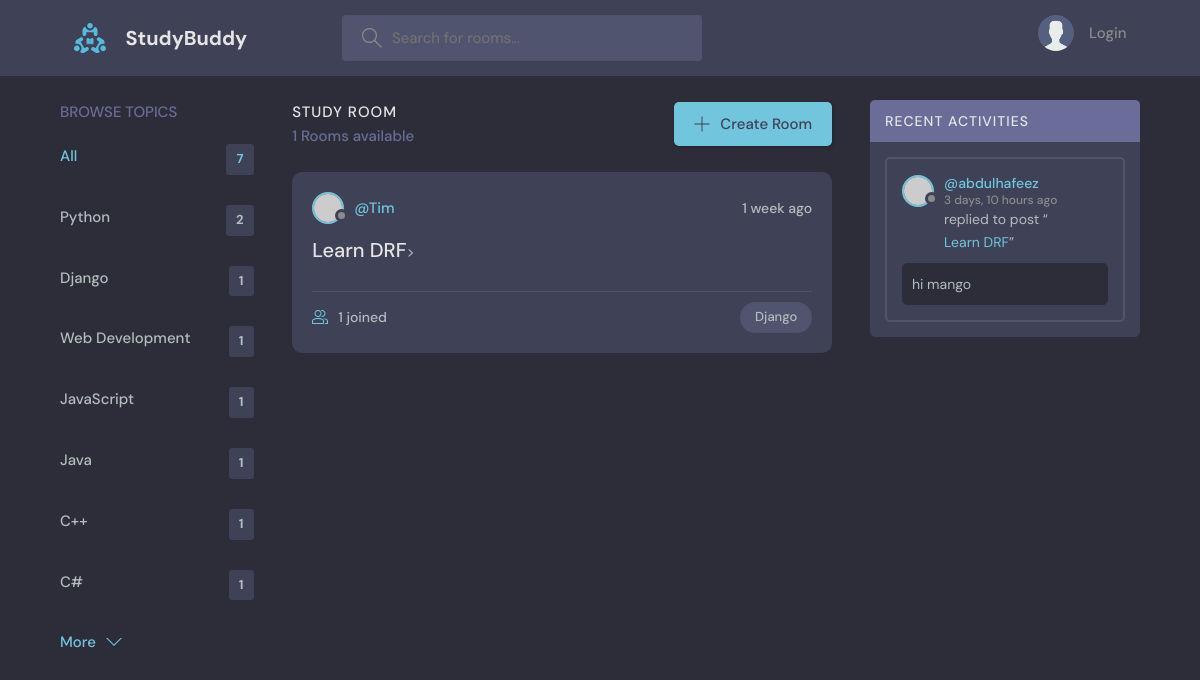
Screenshot of /?q=Django with the database file from the repository.
### base/models.py (models this page shows, shortened)
class Topic(models.Model):
    name = models.CharField(max_length=200)

class Room(models.Model):
    host = models.ForeignKey(User, on_delete=models.SET_NULL, null=True)
    topic = models.ForeignKey(Topic, on_delete=models.SET_NULL, null=True)
    name = models.CharField(max_length=200)
    description = models.TextField(null=True, blank=True)
    participants = models.ManyToManyField(User, related_name='participants', blank=True)
    updated = models.DateTimeField(auto_now=True)
    created = models.DateTimeField(auto_now_add=True)
    class Meta:
        ordering = ["-updated", "-created"]
    def __str__(self):
        return self.name

class Message(models.Model):
    user = models.ForeignKey(User, on_delete=models.CASCADE)
    room = models.ForeignKey(Room, on_delete=models.CASCADE)
    body = models.TextField()
    updated = models.DateTimeField(auto_now=True)
    created = models.DateTimeField(auto_now_add=True)
    class Meta:
        ordering = ["-updated", "-created"]

### base/views.py (the view)
# urls.py: path('', views.home, name='home'),
def home(request):
    q = request.GET.get('q') if request.GET.get('q') is not None else ''
    rooms = Room.objects.filter(
        Q(topic__name__icontains=q) |
        Q(name__icontains=q) |
        Q(description__icontains=q)
    )
    topics = Topic.objects.all()
    room_count = rooms.count()
    room_messages = Message.objects.filter(Q(room__topic__name__icontains=q))
    context = {'rooms': rooms, 'topics': topics, 'room_count': room_count, 'room_messages': room_messages}
    return render(request, 'base/home.html', context)

### base/templates/base/home.html (shortened to what this page needs)
{% extends 'main.html' %}
  {% block content %}
    <main class="layout layout--3">
      <div class="container">
        {% include 'base/topics_component.html' %}
        <div class="roomList">
          <div class="roomList__header">
            <div>
              <h2>Study Room</h2>
              <p>{{room_count}} Rooms available</p>
            </div>
            <a class="btn btn--main" href="{% url 'create-room' %}">
              <svg version="1.1" xmlns="http://www.w3.org/2000/svg" width="32" height="32" viewBox="0 0 32 32">
                <title>add</title>
                <path
                  d="M16.943 0.943h-1.885v14.115h-14.115v1.885h14.115v14.115h1.885v-14.115h14.115v-1.885h-14.115v-14.115z"
                ></path>
              </svg>
              Create Room
            </a>
          </div>
          {% include 'base/feed_component.html' %}
        </div>
        {% include 'base/activity_component.html' %}
      </div>
    </main>
  {% endblock %}

### base/templates/base/topics_component.html
<div class="topics">
          <div class="topics__header">
            <h2>Browse Topics</h2>
          </div>
          <ul class="topics__list">
            <li>
              <a href="{% url 'home' %}" class="active">All <span>{{topics.count}}</span></a>
            </li>
              {% for topic in topics %}
            <li>
              <a href="{% url 'home' %}?q={{topic.name}}">{{topic.name}} <span>{{topic.room_set.all.count}}</span></a>
            </li>
              {% endfor %}
          </ul>
          <a class="btn btn--link" href="topics.html">
            More
            <svg version="1.1" xmlns="http://www.w3.org/2000/svg" width="32" height="32" viewBox="0 0 32 32">
              <title>chevron-down</title>
              <path d="M16 21l-13-13h-3l16 16 16-16h-3l-13 13z"></path>
            </svg>
          </a>
</div>

### base/templates/base/feed_component.html (shortened to what this page needs)
 {% for room in rooms %}
<div class="roomListRoom">
            <div class="roomListRoom__header">
              <a href="{% url 'user-profile' room.host.id %}" class="roomListRoom__author">
                <div class="avatar avatar--small">
                  <img src="https://randomuser.me/api/portraits/women/11.jpg" />
                </div>
                <span>@{{room.host.username}}</span>
              </a>
              <div class="roomListRoom__actions">
                <span>{{room.created|timesince}} ago</span>
              </div>
            </div>
            <div class="roomListRoom__content">
              <a href="{% url 'room' room.id %}">{{room.name}}</a>>
            </div>
            <div class="roomListRoom__meta">
              <a href="{% url 'room' room.id %}" class="roomListRoom__joined">
                {{room.participants.all.count}} joined
              </a>
              <p class="roomListRoom__topic">{{room.topic.name}}</p>
            </div>
          </div>
  {% endfor %}

### base/templates/base/activity_component.html (shortened to what this page needs)
<div class="activities">
          <div class="activities__header">
            <h2>Recent Activities</h2>
          </div>
            {% for message in room_messages %}
          <div class="activities__box">
            <div class="activities__boxHeader roomListRoom__header">
              <a href="{% url 'user-profile' message.user.id %}" class="roomListRoom__author">
                <div class="avatar avatar--small">
                  <img src="https://randomuser.me/api/portraits/women/11.jpg" />
                </div>
                <p>
                  @{{message.user}}
                  <span>{{message.created|timesince}} ago</span>
                </p>
              </a>
            </div>
            <div class="activities__boxContent">
              <p>replied to post “<a href="{% url 'room' message.room.id %}">{{message.room}}</a>”</p>
              <div class="activities__boxRoomContent">
              {{message.body}}
              </div>
            </div>
          </div>
        {% endfor %}
        </div>

### rows the page displays
Topic: name "Python", room_set.all.count "2"
Topic: name "Django", room_set.all.count "1"
Topic: name "Web Development", room_set.all.count "1"
Topic: name "JavaScript", room_set.all.count "1"
Topic: name "Java", room_set.all.count "1"
Topic: name "C++", room_set.all.count "1"
Topic: name "C#", room_set.all.count "1"
Room: host.username "Tim", created "1 week", name "Learn DRF", participants.all.count "1", topic.name "Django"
Message: user "abdulhafeez", created "3 days, 10 hours", room "Learn DRF", body "hi mango"

### other values shown
{{ topics.count }} "7"
{{ room_count }} "1"
